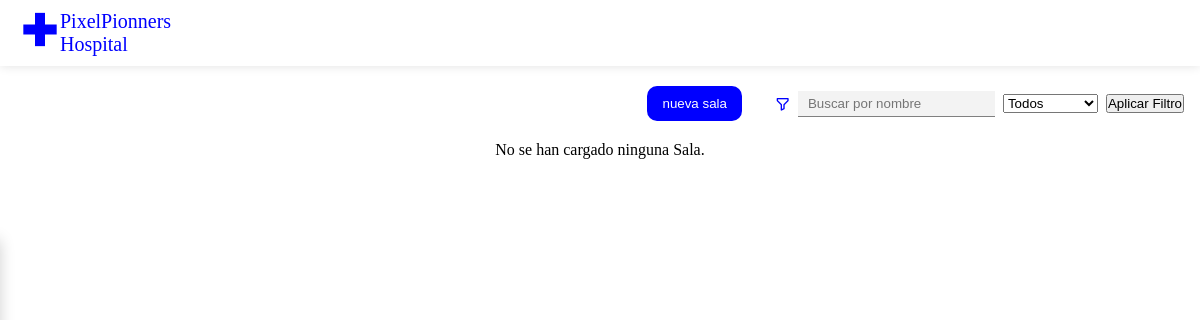
Before: /pages/salas/salas.php with the older database file.
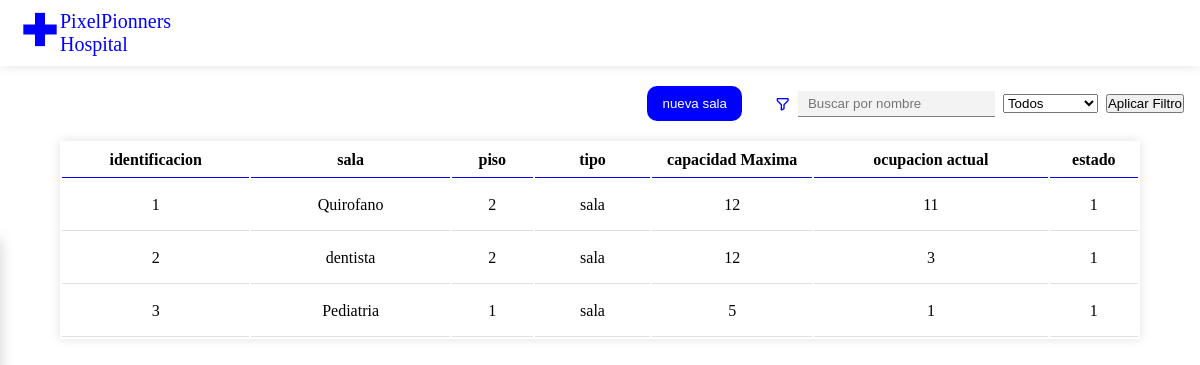
After: the same page with the newer database file.
### tables this page shows
CREATE TABLE `sala` (
  `id` int(11) NOT NULL,
  `nombre` varchar(255) NOT NULL,
  `piso` int(11) NOT NULL,
  `disponible` tinyint(1) NOT NULL,
  `tipo` varchar(255) NOT NULL,
  `capacidadMaxima` int(11) NOT NULL,
  `ocupacionActual` int(11) NOT NULL
);

### pages/salas/salas.php (the view, shortened to what this page needs)
<?php
include('../../conexion/conexion.php');
$sql = 'SELECT * FROM sala';
$result = $conn->query($sql);
if ($result->num_rows > 0) {
    while ($row = $result->fetch_assoc()) {
        $identificaciones[] = $row['id'];
        $salas[] = $row['nombre'];
        $pisos[] = $row['piso'];
        $estado[] = $row['disponible'];
        $tipo[] = $row['tipo'];
        $capacidadM[] = $row['capacidadMaxima'];
        $ocupacion[] = $row['ocupacionActual'];
    }
}
?>
<!DOCTYPE html>
<html lang="en">
<head>
    <link href='https://unpkg.com/boxicons@2.1.4/css/boxicons.min.css' rel='stylesheet'>
    <link rel="stylesheet" href="../css/styles.css">
</head>
<body>
    <header>
        <a href="../../inicio/inicio.php">
            <div class="logo">
                <i class='bx bx-plus-medical'></i>
            </div>
            <div class="titulo">
                <span>PixelPionners</span>
                <span>Hospital</span>
            </div>
        </a>
    </header>
    <nav>
        <div class="agregarDoc">
            <button id="mostrarFormulario">nueva sala</button>
        </div>
        <div class="filtrar">
            <i class='bx bx-filter-alt'></i>
            <input type="search" name="filter_name" id="filter_name" placeholder="Buscar por nombre">
            <select name="filter_estado" id="filter_estado">
                <option value="">Todos</option>
            </select>
            <button id="aplicarFiltro">Aplicar Filtro</button>
        </div>
    </nav>
    <?php if (isset($identificaciones) && count($identificaciones) > 0) : ?>
        <div class="container">
            <table id="Tabla">
                <thead>
                    <tr>
                        <th>identificacion</th>
                        <th>sala</th>
                        <th>piso</th>
                        <th>tipo</th>
                        <th id="telefono">capacidad Maxima</th>
                        <th>ocupacion actual</th>
                        <th>estado</th>
                    </tr>
                </thead>
                <tbody>
                    <?php foreach ($identificaciones as $key => $id) : ?>
                        <tr>
                            <td><?php echo $id; ?></td>
                            <td><?php echo $salas[$key]; ?></td>
                            <td><?php echo $pisos[$key]; ?></td>
                            <td><?php echo $tipo[$key]; ?></td>
                            <td><?php echo $capacidadM[$key]; ?></td>
                            <td><?php echo $ocupacion[$key]; ?></td>
                            <td><?php echo $estado[$key]; ?></td>
                        </tr>
                    <?php endforeach; ?>
                </tbody>
            </table>
        </div>
    <?php else : ?>
        <div class="container">
            <p>No se han cargado ninguna Sala.</p>
        </div>
    <?php endif; ?>
</body>
</html>

### pages/css/styles.css (style rules this page uses)
* { padding: 0; margin: 0; box-sizing: border-box; }
body { overflow-x: hidden; }
header { display: flex; justify-content: start; align-items: center; padding: 10px 20px; box-shadow: 0 0 10px rgba(0, 0, 0, 0.122); }
header a { display: flex; text-decoration: none; color: blue; }
header a .logo i { font-size: 40px; }
header a .titulo span { font-size: 20px; display: block; }
nav { margin: 20px 0; display: flex; justify-content: end; align-items: center; }
nav .agregarDoc { margin-right: 1em; }
.agregarDoc button { padding: 10px 15px; transition: all .3s ease-in; background-color: blue; color: white; text-decoration: none; border-radius: 10px; border: none; }
nav .filtrar { padding: 0 1rem; display: flex; gap: .5rem; align-items: center; color: blue; }
.filtrar input { outline: none; border: none; border-bottom: 1px solid gray; padding: 5px 10px; background: rgba(159, 159, 159, 0.122); }
.container { display: flex; justify-content: center; align-items: center; }
.container table { width: 90%; box-shadow: 0 0 10px rgba(0, 0, 0, 0.122); }
.container table thead tr th { border-bottom: 1px solid blue; padding: .5rem 0; }
.container table thead tr #telefono { width: 10rem; }
.container table tbody tr td { border-bottom: 1px solid rgba(0, 0, 0, 0.122); }
.container table tbody tr td { padding: 1rem; text-align: center; }

Changed rows visible on the page:
added sala: disponible "1", ocupacionActual "3"
Other visible differences:
text no longer shown: "No se han cargado ninguna Sala."
text now shown: "identificacion sala piso tipo capacidad Maxima ocupacion actual estado"
new list line: "Quirofano 2 sala 12 11 1"
new list line: "2 dentista 2 sala 12 3 1"
new list line: "Pediatria 1 sala 5 1 1"
